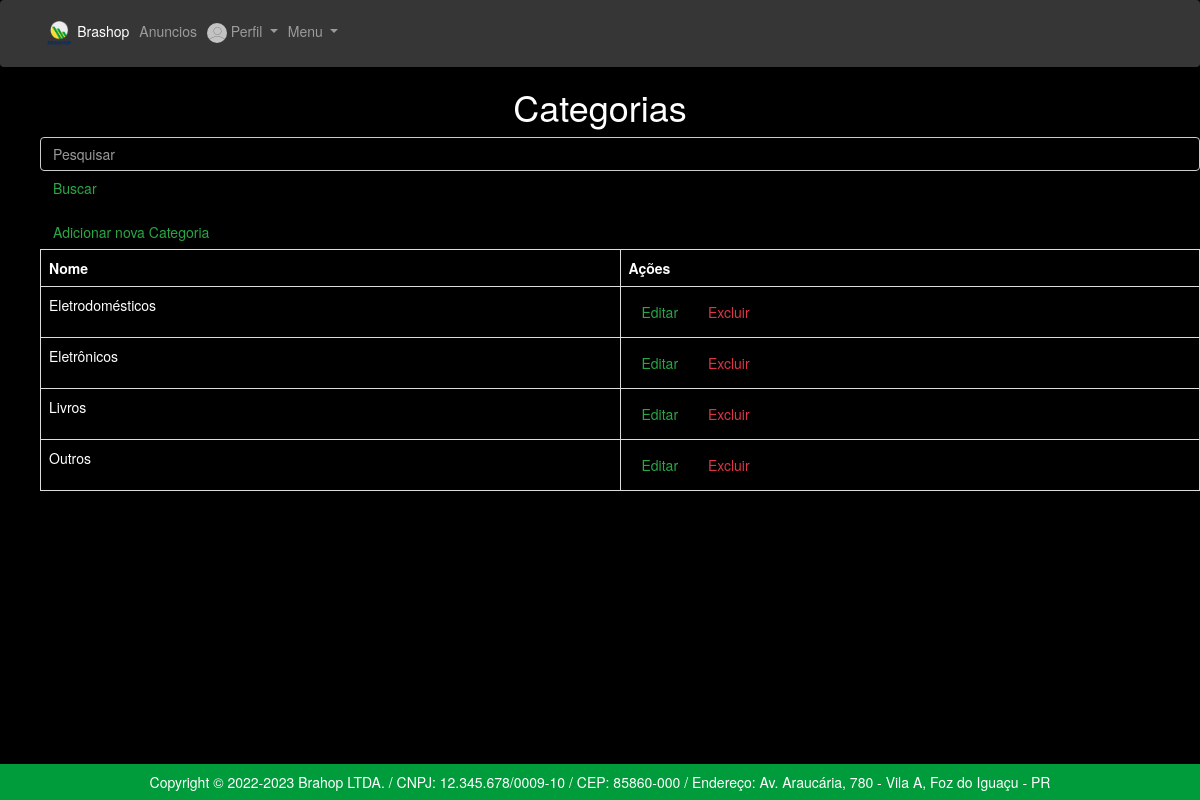
/app/controllers/CategoriaController.php?action=findAll (signed in), run on the app's committed database.
### tables this page shows
CREATE TABLE `categorias` (
  `id` int(100) NOT NULL,
  `nome` varchar(255) NOT NULL
);

### app/repository/CategoriaRepository.php (called while the page is built, shortened)
<?php
    require_once __DIR__ . "/../connection/Connection.php";
    class CategoriaRepository {
        public PDO $conn;
        function __construct()
        {
            $this->conn = Connection::getConnection();
        }
        public function findAll(): array {
            $table = $this->conn->query("SELECT * FROM categorias");
            $categorias  = $table->fetchAll(PDO::FETCH_ASSOC);
            return $categorias;
        }
        }

### app/connection/Connection.php (called while the page is built)
<?php
class Connection {
    private static $host = "localhost";
    private static $dbname = "marketplace";
    private static $user = "root";
    private static $password = "";
    private static ?PDO $conn = null;
    public static function getConnection(): PDO {
        if(self::$conn == null) {
            try {
                self::$conn = new PDO("mysql:host=" . self::$host . ";dbname=" . self::$dbname,
                self::$user,
                self::$password);
                self::$conn->setAttribute(PDO::ATTR_ERRMODE, PDO::ERRMODE_EXCEPTION);
            } catch(Exception $e) {
                print("Erro ao conectar com o banco de dados");
            }
        }
        return self::$conn;
    }
}

### app/views/categorias/list.php (the view, shortened to what this page needs)
<!DOCTYPE html>
<html lang="pt-br">
  <head>
    <link rel="stylesheet" type="text/css" href="../views/helpers/css/bootstrap.min.css">
</head>
<body>
<?php
include_once __DIR__ . "/../helpers/menuAdm.php";
?>
    <h1 style="color:white; text-align:center"> Categorias </h1>
    <ul>
      <td><table class = 'table table-hover-table-striped table-bordered'></td>
          <tr>
          <th style="color:white; width:50%; margin-left:25%;">Nome</th>
          <th style="color:white; width:50%; margin-left:25%;">Ações</th>
          </tr>
        <?php foreach($data['categorias'] as $user): ?>
          <tr>
          <td style="color:white;"><?= $user['nome'] ?></td>
          <td style=""><a class="btn btn-outline-success  my-2 my-sm-0-success my-2 my-sm-0" href="./CategoriaController.php?action=edit&id=<?= $user['id'] ?>">Editar</a>
          <a class="btn btn-outline-danger  my-2 my-sm-0-success my-2 my-sm-0" href="javascript:confirmarExclusaoCategoria('<?= $user['nome'] ?>', <?= $user['id'] ?>)">Excluir</a></td>
        <?php endforeach; ?>
    </ul>
    <div>
    <form action="./CategoriaController.php?action=findCategoriabyName" method="POST">
        <input style="background-color:black;"  class="form-control mr-sm-2" type="search" placeholder="Pesquisar" name="nome"  aria-label="Pesquisar" required>
        <button class="btn btn-outline-success  my-2 my-sm-0-success my-2 my-sm-0" type="submit">Buscar</button>
        </form>
    </div>
    <a class="btn btn-outline-success  my-2 my-sm-0-success my-2 my-sm-0" href="./CategoriaController.php?action=loadFormNew">Adicionar nova Categoria</a>
</body>
</html>

### app/views/helpers/style-home.css (style rules this page uses)
body { background-color: black !important; }

### data on the page
categorias: nome "Eletrodomésticos"
categorias: nome "Eletrônicos"
categorias: nome "Livros"
categorias: nome "Outros"
